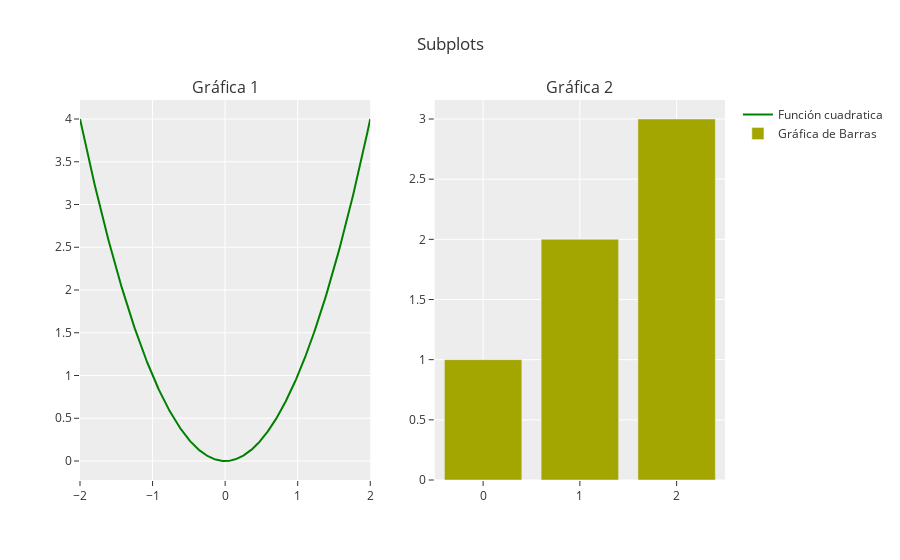

Notebook code for this chart:
### Code cell
# plotly, plotly_white, plotly_dark ggplot2

fig.update_layout(template="ggplot2")
fig.show()

### Figure 1 — Plotly figure (JSON) as saved in the notebook; plotly's stock layout.template omitted (floating-point values rounded to 4 significant figures; data arrays with more than 128 entries replaced by an {"elided": "..."} marker saying what was removed)
{"data": [{"line": {"color": "green"}, "mode": "lines", "name": "Función cuadratica", "type": "scatter", "x": {"elided": "1001 float values"}, "xaxis": "x", "y": {"elided": "1001 float values"}, "yaxis": "y"}, {"name": "Gráfica de Barras", "type": "bar", "xaxis": "x2", "y": [1, 2, 3], "yaxis": "y2"}], "layout": {"annotations": [{"font": {"size": 16}, "showarrow": false, "text": "Gráfica 1", "x": 0.225, "xanchor": "center", "xref": "paper", "y": 1, "yanchor": "bottom", "yref": "paper"}, {"font": {"size": 16}, "showarrow": false, "text": "Gráfica 2", "x": 0.775, "xanchor": "center", "xref": "paper", "y": 1, "yanchor": "bottom", "yref": "paper"}], "title": {"text": "Subplots"}, "xaxis": {"anchor": "y", "domain": [0, 0.45]}, "xaxis2": {"anchor": "y2", "domain": [0.55, 1]}, "yaxis": {"anchor": "x", "domain": [0, 1]}, "yaxis2": {"anchor": "x2", "domain": [0, 1]}}}
